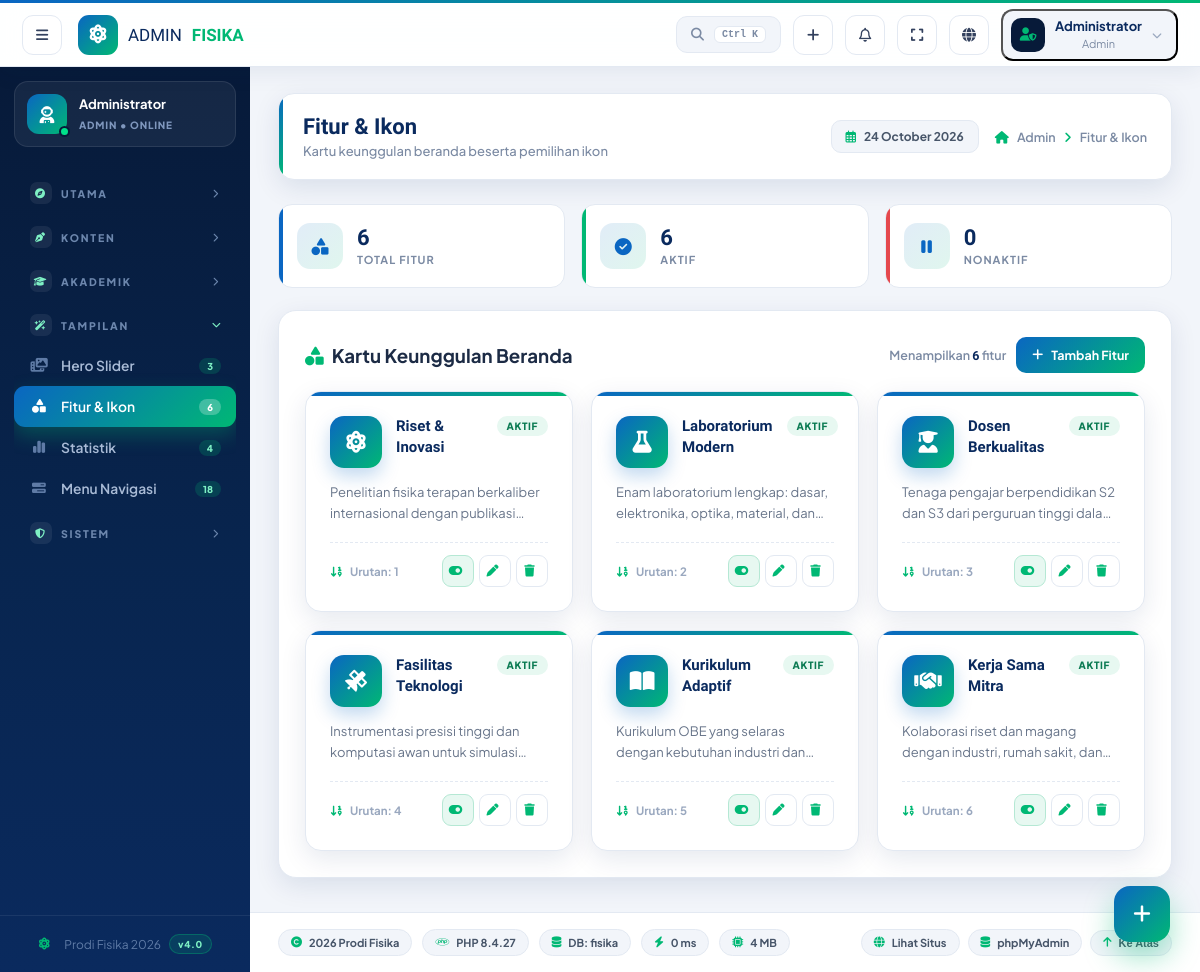
/admin/fitur.php (signed in), run on the app's committed database.
### tables this page shows
CREATE TABLE `fitur` (
  `id` int(11) NOT NULL,
  `icon` varchar(100) DEFAULT 'fa-solid fa-atom',
  `judul` varchar(150) NOT NULL,
  `deskripsi` text,
  `urutan` int(11) DEFAULT '1',
  `aktif` tinyint(4) DEFAULT '1'
);

### config/config.php (called while the page is built, shortened)
<?php
function q(mysqli $conn, string $sql): array {
    try {
        $r = $conn->query($sql);
        return $r ? $r->fetch_all(MYSQLI_ASSOC) : [];
    } catch (Throwable $e) {
        if (ENVIRONMENT === 'development') {
            error_log('Query error: ' . $e->getMessage() . ' | SQL: ' . $sql);
        }
        return [];
    }
}
function q1(mysqli $conn, string $sql): ?array {
    return q($conn, $sql)[0] ?? null;
}
function e($v): string { return htmlspecialchars((string)$v, ENT_QUOTES, 'UTF-8'); }

### admin/fitur.php (the view, shortened to what this page needs)
<?php
require_once __DIR__ . '/../config/config.php';
$edit = null;
$statAktif  = (int)(q1($conn, "SELECT COUNT(*) AS c FROM fitur WHERE aktif=1")['c'] ?? 0);
$statNon    = (int)(q1($conn, "SELECT COUNT(*) AS c FROM fitur WHERE aktif=0")['c'] ?? 0);
$statTotal  = $statAktif + $statNon;
$presets = [
  ['icon'=>'fa-solid fa-atom','judul'=>'Riset & Inovasi','deskripsi'=>'Penelitian fisika terapan berkaliber internasional dengan publikasi bereputasi.'],
  ['icon'=>'fa-solid fa-flask','judul'=>'Laboratorium Modern','deskripsi'=>'Enam laboratorium lengkap: dasar, elektronika, optika, material, dan komputasi.'],
  ['icon'=>'fa-solid fa-user-graduate','judul'=>'Dosen Berkualitas','deskripsi'=>'Tenaga pengajar berpendidikan S2 dan S3 dari perguruan tinggi dalam dan luar negeri.'],
  ['icon'=>'fa-solid fa-satellite','judul'=>'Fasilitas Teknologi','deskripsi'=>'Instrumentasi presisi tinggi dan komputasi awan untuk simulasi fenomena fisika.'],
  ['icon'=>'fa-solid fa-book-open','judul'=>'Kurikulum Adaptif','deskripsi'=>'Kurikulum OBE yang selaras dengan kebutuhan industri dan perkembangan sains.'],
  ['icon'=>'fa-solid fa-handshake','judul'=>'Kerja Sama Mitra','deskripsi'=>'Kolaborasi riset dan magang dengan industri, rumah sakit, dan institusi global.'],
  ['icon'=>'fa-solid fa-microscope','judul'=>'Riset Material','deskripsi'=>'Kajian material maju berbasis nanoteknologi untuk aplikasi industri.'],
  ['icon'=>'fa-solid fa-rocket','judul'=>'Inovasi Teknologi','deskripsi'=>'Pengembangan inovasi teknologi tepat guna berbasis fisika terapan.'],
  ['icon'=>'fa-solid fa-brain','judul'=>'Kecerdasan Buatan','deskripsi'=>'Integrasi AI dan komputasi dalam penelitian dan pembelajaran fisika.'],
  ['icon'=>'fa-solid fa-globe','judul'=>'Jaringan Global','deskripsi'=>'Kolaborasi dengan universitas dan lembaga riset di berbagai negara.'],
];
require_once __DIR__ . '/includes/header.php';
?>
<?php if ($edit): ?>
<div class="a2-feat-edit">
  <form method="post" class="a2-feat-form" id="fFitur">
    <input type="hidden" name="csrf" value="<?= csrf_token() ?>">
    <input type="hidden" name="id" value="<?= (int)$edit['id'] ?>">
    <div class="a2-h">
      <span class="a2-ic"><i class="fa-solid fa-shapes"></i></span>
      <div>
        <b><?= $edit['id'] ? 'Edit Fitur' : 'Tambah Fitur Baru' ?></b>
        <small><?= $edit['id'] ? 'Memperbarui fitur #' . $edit['id'] : 'Buat kartu keunggulan baru untuk beranda' ?></small>
      </div>
    </div>
    <div class="a2-fld">
      <label><i class="fa-solid fa-icons"></i> Ikon Kartu <span class="req">*</span></label>
      <input type="hidden" name="icon" id="fIcon" value="<?= e($edit['icon']) ?>">
      <div class="a2-icon-row">
        <span class="a2-icon-pv"><i id="iconPv" class="<?= e($edit['icon']) ?>"></i></span>
        <div class="a2-icon-meta">
          <b id="iconLabel"><?= e($edit['icon']) ?></b>
          <small>Ikon Font Awesome 6 • <?= $edit['id'] ? 'Klik ganti untuk mengubah' : 'Klik pilih untuk memilih ikon' ?></small>
        </div>
        <button type="button" class="a2-icon-btn" data-iconpicker="#fIcon" data-previewicon="#iconPv"><i class="fa-solid fa-wand-magic-sparkles"></i> Pilih Ikon</button>
      </div>
    </div>
    <div class="a2-fld">
      <label><i class="fa-solid fa-heading"></i> Judul Fitur <span class="req">*</span> <span style="margin-left:auto;font-size:10px;color:#9aa8bf;font-weight:600;letter-spacing:0;text-transform:none" id="titleCount">0 / 60 karakter</span></label>
      <input name="judul" id="fJudul" value="<?= e($edit['judul']) ?>" placeholder="Contoh: Riset & Inovasi" required maxlength="60">
    </div>
    <div class="a2-fld">
      <label><i class="fa-solid fa-align-left"></i> Deskripsi <span class="req">*</span> <span style="margin-left:auto;font-size:10px;color:#9aa8bf;font-weight:600;letter-spacing:0;text-transform:none" id="descCount">0 / 200 karakter</span></label>
      <textarea name="deskripsi" id="fDeskripsi" maxlength="200" placeholder="Deskripsi singkat mengenai keunggulan fitur ini..."><?= e($edit['deskripsi']) ?></textarea>
    </div>
    <div style="display:grid;grid-template-columns:1fr 1fr;gap:14px">
      <div class="a2-fld">
        <label><i class="fa-solid fa-arrow-down-1-9"></i> Urutan Tampil</label>
        <input type="number" name="urutan" value="<?= (int)$edit['urutan'] ?>" min="1">
      </div>
      <div class="a2-fld">
        <label><i class="fa-solid fa-toggle-on"></i> Status</label>
        <select name="aktif">
          <option value="1" <?= $edit['aktif'] ? 'selected' : '' ?>>✓ Aktif (Tampil di beranda)</option>
          <option value="0" <?= !$edit['aktif'] ? 'selected' : '' ?>>⏸ Nonaktif</option>
        </select>
      </div>
    </div>
    <div class="a2-actions">
      <button type="submit" name="simpan" value="1" class="btn-primary"><i class="fa-solid fa-floppy-disk"></i> <?= $edit['id'] ? 'Perbarui Fitur' : 'Tambah Fitur' ?></button>
      <a class="btn-ghost-d" href="<?= url('admin/fitur.php') ?>"><i class="fa-solid fa-xmark"></i> Batal</a>
    </div>
  </form>
  <div class="a2-pv-pane">
    <div class="a2-pv-title"><i class="fa-solid fa-eye"></i> PRATINJAU LANGSUNG <small>Tampilan di beranda</small></div>
    <div class="a2-pv-card">
      <span class="a2-pv-status <?= $edit['aktif'] ? 'on' : 'off' ?>" id="pvStatus"><?= $edit['aktif'] ? 'AKTIF' : 'NONAKTIF' ?></span>
      <span class="a2-pv-ic"><i id="pvIcon" class="<?= e($edit['icon']) ?>"></i></span>
      <h3 id="pvJudul"><?= e($edit['judul'] ?: 'Judul Fitur') ?></h3>
      <p id="pvDesk"><?= e($edit['deskripsi'] ?: 'Deskripsi fitur akan tampil di sini...') ?></p>
    </div>
    <?php if (!$edit['id']): ?>
    <div class="a2-preset">
      <h5><i class="fa-solid fa-wand-magic-sparkles"></i> Template Preset <small>Klik untuk isi otomatis</small></h5>
      <div class="a2-preset-grid">
        <?php foreach ($presets as $p): ?>
        <button type="button" class="a2-preset-item" onclick="usePreset('<?= e($p['icon']) ?>','<?= e(addslashes($p['judul'])) ?>','<?= e(addslashes($p['deskripsi'])) ?>')">
          <i class="fa-solid <?= e($p['icon']) ?>"></i>
          <span><?= e($p['judul']) ?></span>
        </button>
        <?php endforeach; ?>
      </div>
    </div>
    <?php endif; ?>
  </div>
</div>
<script>
(function(){
  /* Live preview */
  var judul = document.getElementById('fJudul');
  var desk  = document.getElementById('fDeskripsi');
  var pvJ   = document.getElementById('pvJudul');
  var pvD   = document.getElementById('pvDesk');
  var pvI   = document.getElementById('pvIcon');
  var pvSt  = document.getElementById('pvStatus');
  var iLabel = document.getElementById('iconLabel');
  var fIcon = document.getElementById('fIcon');
  if (judul && pvJ) judul.addEventListener('input', function(){
    pvJ.textContent = this.value || 'Judul Fitur';
    var tc = document.getElementById('titleCount');
    if (tc) { tc.textContent = this.value.length + ' / 60 karakter'; tc.style.color = this.value.length > 50 ? '#f59e0b' : '#9aa8bf'; }
  });
  if (desk && pvD) desk.addEventListener('input', function(){
    pvD.textContent = this.value || 'Deskripsi fitur akan tampil di sini...';
    var dc = document.getElementById('descCount');
    if (dc) { dc.textContent = this.value.length + ' / 200 karakter'; dc.style.color = this.value.length > 170 ? '#f59e0b' : '#9aa8bf'; }
  });
  /* Icon picker integration - sync dengan admin.js */
  var syncIcon = function(){
    if (!fIcon || !iLabel || !pvI) return;
    iLabel.textContent = fIcon.value || '(belum dipilih)';
    pvI.className = fIcon.value || '';
  };
  var obs = new MutationObserver(syncIcon);
  if (fIcon) obs.observe(fIcon, { attributes: true, attributeFilter: ['value'] });
  /* Status preview */
  var statSel = document.querySelector('select[name=aktif]');
  if (statSel && pvSt) statSel.addEventListener('change', function(){
    pvSt.textContent = this.value === '1' ? 'AKTIF' : 'NONAKTIF';
    pvSt.className = 'a2-pv-status ' + (this.value === '1' ? 'on' : 'off');
  });
  /* Trigger awal */
  if (judul && judul.value) judul.dispatchEvent(new Event('input'));
  if (desk && desk.value) desk.dispatchEvent(new Event('input'));
  syncIcon();
  /* Preset */
  window.usePreset = function(icon, judul, desk){
    if (fIcon) fIcon.value = icon;
    var j = document.getElementById('fJudul');
    var d = document.getElementById('fDeskripsi');
    if (j) { j.value = judul; j.dispatchEvent(new Event('input')); }
    if (d) { d.value = desk; d.dispatchEvent(new Event('input')); }
    syncIcon();
    if (window.a2Toast) a2Toast('Template "' + judul + '" diterapkan!');
  };
})();
</script>
<?php else: ?>
<div class="a2-feat-stats">
  <div class="a2-fst c-b"><span class="a2-fst-ic"><i class="fa-solid fa-shapes"></i></span><div><b><?= $statTotal ?></b><small>Total Fitur</small></div></div>
  <div class="a2-fst c-g"><span class="a2-fst-ic"><i class="fa-solid fa-circle-check"></i></span><div><b><?= $statAktif ?></b><small>Aktif</small></div></div>
  <div class="a2-fst c-r"><span class="a2-fst-ic"><i class="fa-solid fa-pause"></i></span><div><b><?= $statNon ?></b><small>Nonaktif</small></div></div>
</div>
<div class="panel">
  <div class="a2-feat-head">
    <h3 style="margin:0"><i class="fa-solid fa-shapes" style="color:var(--green);margin-right:8px"></i>Kartu Keunggulan Beranda</h3>
    <div style="display:flex;align-items:center;gap:10px">
      <span class="a2-info">Menampilkan <b><?= $statTotal ?></b> fitur</span>
      <a href="?edit=0" class="btn-small"><i class="fa-solid fa-plus"></i> Tambah Fitur</a>
    </div>
  </div>
  <?php
  $list = q($conn, "SELECT * FROM fitur ORDER BY urutan ASC, id ASC");
  if (!$list): ?>
  <div class="a2-empty-feat">
    <div class="a2-emp-ic"><i class="fa-solid fa-shapes"></i></div>
    <h3>Belum ada fitur</h3>
    <p>Tambahkan kartu keunggulan pertama Anda untuk ditampilkan pada beranda public.</p>
    <a href="?edit=0" class="btn-primary"><i class="fa-solid fa-plus"></i> Tambah Fitur Pertama</a>
  </div>
  <?php else: ?>
  <div class="a2-feat-grid">
    <?php foreach ($list as $f): ?>
    <div class="a2-feat-card <?= $f['aktif'] ? '' : 'inactive' ?>">
      <div class="a2-fc-top">
        <span class="a2-fc-ic"><i class="<?= e($f['icon']) ?>"></i></span>
        <h4><?= e($f['judul']) ?></h4>
        <span class="a2-fc-badge <?= $f['aktif'] ? 'on' : 'off' ?>"><?= $f['aktif'] ? 'AKTIF' : 'NONAKTIF' ?></span>
      </div>
      <p><?= e($f['deskripsi']) ?></p>
      <div class="a2-fc-foot">
        <span><i class="fa-solid fa-arrow-down-1-9"></i> Urutan: <?= (int)$f['urutan'] ?></span>
        <div class="a2-fc-acts">
          <form method="post" class="inline"><button type="submit" name="toggle" value="1" class="tg <?= $f['aktif'] ? '' : 'off' ?>" title="<?= $f['aktif'] ? 'Nonaktifkan' : 'Aktifkan' ?>"><i class="fa-solid <?= $f['aktif'] ? 'fa-toggle-on' : 'fa-toggle-off' ?>"></i></button></form>
          <a href="?edit=<?= (int)$f['id'] ?>" title="Edit"><i class="fa-solid fa-pen"></i></a>
          <button type="button" onclick="confirmDelFeat(<?= (int)$f['id'] ?>,'<?= e(addslashes($f['judul'])) ?>')" title="Hapus" class="dng"><i class="fa-solid fa-trash"></i></button>
        </div>
      </div>
    </div>
    <?php endforeach; ?>
  </div>
  <?php endif; ?>
</div>
<a href="?edit=0" style="position:fixed;right:30px;bottom:30px;width:56px;height:56px;border-radius:16px;background:var(--grad);color:#fff;display:grid;place-items:center;font-size:20px;box-shadow:0 14px 30px rgba(0,184,116,.4);transition:.3s;z-index:100;text-decoration:none" onmouseover="this.style.transform='translateY(-4px) scale(1.08)'" onmouseout="this.style.transform=''">
  <i class="fa-solid fa-plus"></i>
</a>
<?php endif; ?>
<?php require_once __DIR__ . '/includes/footer.php'; ?>

### assets/admin/css/admin.css (style rules this page uses)
:root { --blue:#0a66c2; --blue-dark:#0a2a5e; --blue-deep:#071a39; --green:#00b874; --black:#0b0f14; --gray:#f2f5fa; --line:#e3e9f2; --grad:linear-gradient(135deg,#0a66c2 0%,#00b874 100%); --body:'Plus Jakarta Sans',system-ui,sans-serif; --display:'Sora',sans-serif; --shadow:0 8px 26px rgba(10,42,94,.10); }
* { margin:0;padding:0;box-sizing:border-box }
body { font-family:var(--body);background:var(--gray);color:#1c2b45 }
a { text-decoration:none;color:inherit }
.panel { background:#fff;border-radius:18px;padding:26px;box-shadow:var(--shadow);margin-bottom:26px;border:1px solid var(--line) }
.btn-small { display:inline-flex;align-items:center;gap:8px;background:var(--grad);color:#fff;font-weight:700;font-size:12.5px;padding:10px 16px;border-radius:10px;border:0;cursor:pointer;transition:.25s }
.inline { display:inline }

### admin/fitur.php (style rules this page uses)
.a2-feat-stats { display:grid;grid-template-columns:repeat(3,1fr);gap:16px;margin-bottom:22px }
.a2-fst { background:#fff;border:1px solid var(--line);border-radius:14px;padding:18px;display:flex;gap:14px;align-items:center;position:relative;overflow:hidden;transition:.3s }
.a2-fst::after { content:'';position:absolute;left:0;top:0;bottom:0;width:4px;background:var(--c,var(--grad)) }
.a2-fst-ic { width:46px;height:46px;border-radius:13px;background:linear-gradient(135deg,rgba(10,102,194,.12),rgba(0,184,116,.12));display:grid;place-items:center;color:var(--blue);font-size:17px;flex:none;transition:.3s }
.a2-fst b { font-family:var(--display);font-size:22px;color:var(--blue-dark);display:block;line-height:1 }
.a2-fst small { color:#7b8aa3;font-size:11px;font-weight:700;letter-spacing:1px;text-transform:uppercase;margin-top:4px;display:block }
.a2-fst.c-g { --c:#00b874 }
.a2-fst.c-r { --c:#e5484d }
.a2-fst.c-b { --c:#0a66c2 }
.a2-feat-head { display:flex;align-items:center;justify-content:space-between;margin-bottom:18px;flex-wrap:wrap;gap:10px }
.a2-feat-head .a2-info { font-size:12.5px;color:#7b8aa3;font-weight:600 }
.a2-feat-head .a2-info b { color:var(--blue-dark);font-family:var(--display) }
.a2-feat-grid { display:grid;grid-template-columns:repeat(3,1fr);gap:18px }
.a2-feat-card { background:#fff;border:1px solid var(--line);border-radius:16px;padding:24px;position:relative;transition:.3s;overflow:hidden;box-shadow:var(--shadow) }
.a2-feat-card::before { content:'';position:absolute;top:0;left:0;right:0;height:4px;background:var(--grad) }
.a2-feat-card .a2-fc-top { display:flex;align-items:flex-start;gap:14px;margin-bottom:14px }
.a2-feat-card .a2-fc-ic { width:52px;height:52px;border-radius:14px;background:var(--grad);color:#fff;display:grid;place-items:center;font-size:22px;flex:none;box-shadow:0 8px 18px rgba(10,102,194,.25);transition:.3s }
.a2-feat-card .a2-fc-top h4 { font-family:var(--display);color:var(--blue-dark);font-size:15px;line-height:1.4;flex:1 }
.a2-feat-card .a2-fc-badge { padding:4px 10px;border-radius:99px;font-size:10px;font-weight:800;letter-spacing:.6px }
.a2-feat-card .a2-fc-badge.on { background:#e7f8f1;color:#0a7a52 }
.a2-feat-card p { color:#68758a;font-size:13px;line-height:1.65;margin-bottom:14px;min-height:46px;display:-webkit-box;-webkit-line-clamp:2;-webkit-box-orient:vertical;overflow:hidden }
.a2-feat-card .a2-fc-foot { display:flex;align-items:center;justify-content:space-between;padding-top:12px;border-top:1px dashed var(--line);font-size:11.5px;color:#9aa8bf;font-weight:700 }
.a2-feat-card .a2-fc-foot i { color:var(--green);margin-right:5px }
.a2-feat-card .a2-fc-acts { display:flex;gap:5px }
.a2-feat-card .a2-fc-acts button,.a2-feat-card .a2-fc-acts a { width:32px;height:32px;border-radius:9px;border:1.4px solid var(--line);background:#fff;color:#475569;display:grid;place-items:center;font-size:12px;cursor:pointer;transition:.2s;text-decoration:none }
.a2-feat-card .a2-fc-acts .tg { background:#e7f8f1;border-color:#b5e8d4;color:#0a7a52 }

### data on the page
fitur: judul "Riset & Inovasi", aktif "AKTIF", deskripsi "Penelitian fisika terapan berkaliber internasional dengan…", urutan "1"
fitur: judul "Laboratorium Modern", aktif "AKTIF", deskripsi "Enam laboratorium lengkap: dasar, elektronika, optika, material,…", urutan "2"
fitur: judul "Dosen Berkualitas", aktif "AKTIF", deskripsi "Tenaga pengajar berpendidikan S2 dan S3 dari perguruan tinggi…", urutan "3"
fitur: judul "Fasilitas Teknologi", aktif "AKTIF", deskripsi "Instrumentasi presisi tinggi dan komputasi awan untuk…", urutan "4"
fitur: judul "Kurikulum Adaptif", aktif "AKTIF", deskripsi "Kurikulum OBE yang selaras dengan kebutuhan industri…", urutan "5"
fitur: judul "Kerja Sama Mitra", aktif "AKTIF", deskripsi "Kolaborasi riset dan magang dengan industri, rumah sakit,…", urutan "6"

### other printed values
$_SESSION['admin_name'] "Administrator"
$_SESSION['admin_role'] "Admin"
$_SESSION['admin_role'] "ADMIN"
$g[0] "UTAMA"
$g[0] "KONTEN"
$g[0] "AKADEMIK"
$g[0] "TAMPILAN"
$n[2] "Hero Slider"
$n[3] "3"
$n[2] "Fitur & Ikon"
$n[3] "6"
$n[2] "Statistik"
$n[3] "4"
$n[2] "Menu Navigasi"
$n[3] "18"
